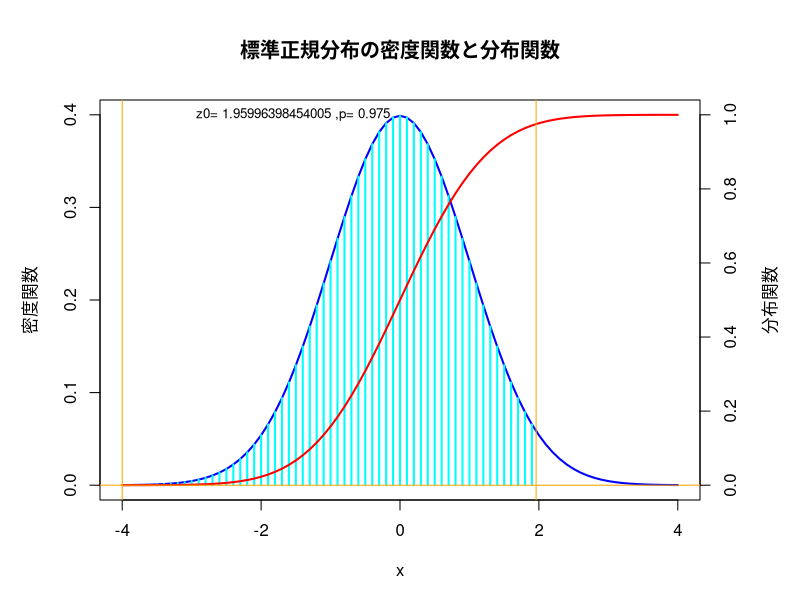

R code for this plot:
p<-0.975
q<-qnorm(p,0,1)
par(mai = c(1,1,1,1))
x<-seq(-4,4,0.1)
plot(x,dnorm(x,0,1),type="l",col="blue",ylim=c(0,0.4),lwd=2,
     ylab="密度関数",main="標準正規分布の密度関数と分布関数")
subset_x <- x[x <= q]
subset_y <- dnorm(x,0,1)[x <= q]
lines(subset_x, subset_y, type = "h", col = "cyan", lwd = 2)
par(new=T)
plot(x,pnorm(x,0,1),axes=F,type="l",col="red",ylim=c(0,1),lwd=2,xlab="",ylab="")
axis(4)
mtext("分布関数",side=4,line=3)
abline(v=-4, col="orange")
abline(v=q ,col="orange")
abline(h=0,col="orange")
# 範囲の確率を計算
p_text <- paste("z0=",q)
p_text <- paste(p_text,",p=")
p_text <- paste(p_text,p)
text(0, 1, p_text, col = "black", cex = 0.8, pos = 2)
